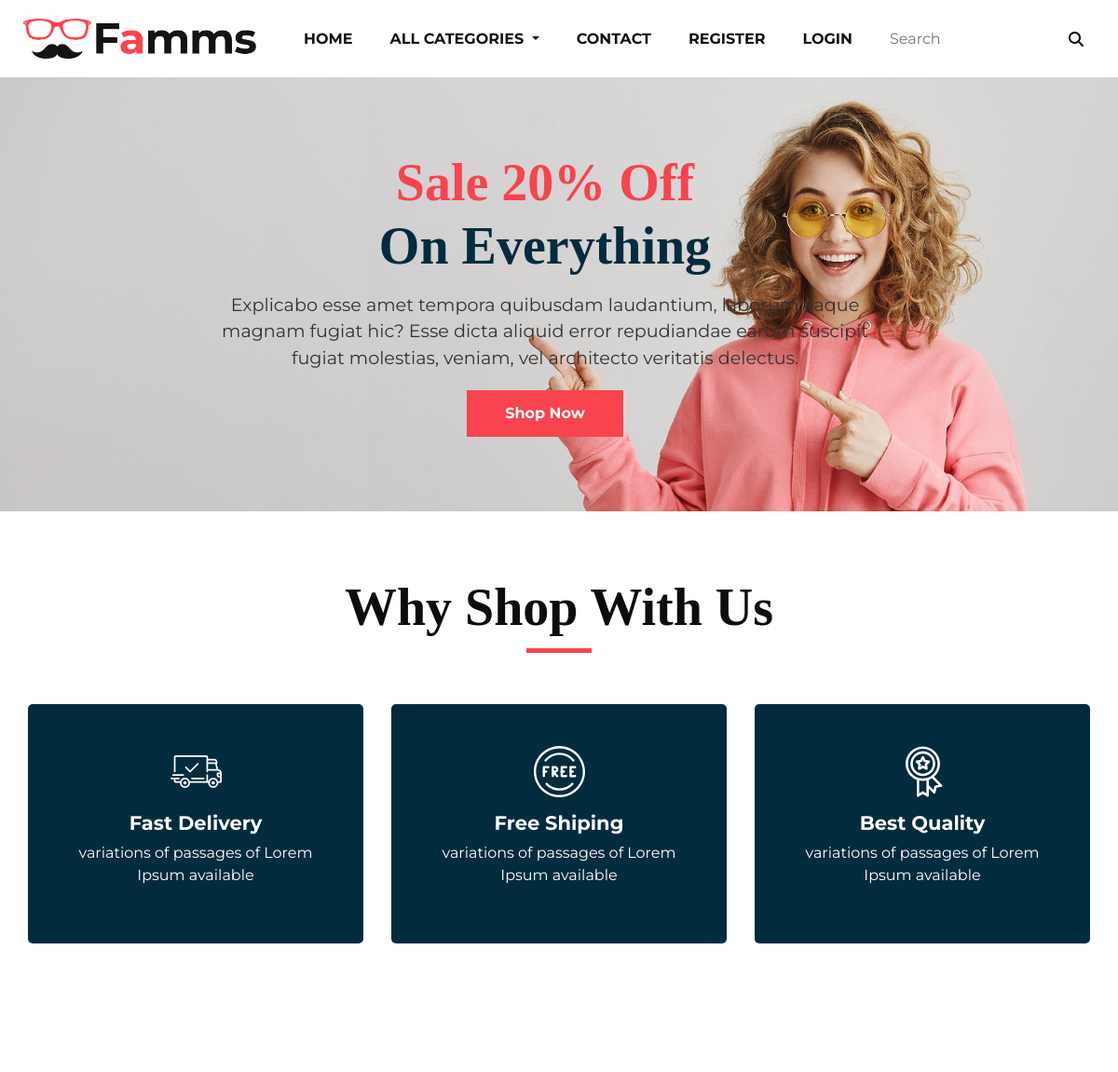
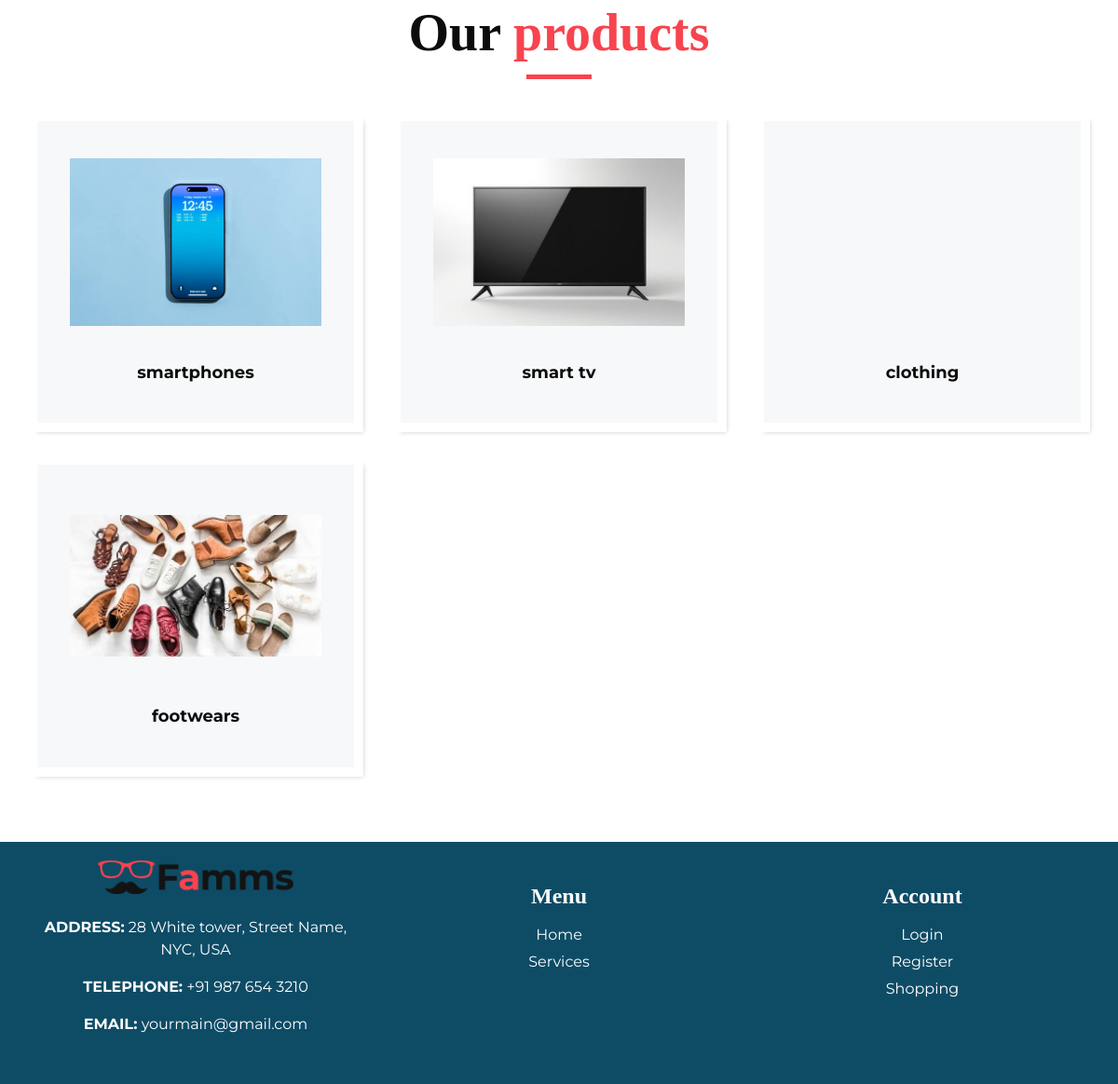
The page / on the database its author committed (2 pictures, top to bottom).
### shop/models.py (models this page shows, shortened)
class Category(models.Model):
    name=models.CharField(max_length=20)
    desc=models.TextField()
    image=models.ImageField(upload_to='media/image',blank=True,null=True)

### shop/views.py (the view)
# urls.py: 2. Add a URL to urlpatterns:  path('', Home.as_view(), name='home')
class Home(ListView):
    model=Category
    template_name='category.html'
    context_object_name='category'

### cart/context_processors.py (called while the page is built)
def count_items(request):
    u = request.user
    count = 0
    if request.user.is_authenticated:
        c = Cart.objects.filter(user=u)
        for i in c:
            count += i.quantity
    return {'count':count}

### shop/context_processors.py (called while the page is built)
def links(request):
    c=Category.objects.all()
    return {'links':c}

### templates/category.html (shortened to what this page needs)
<!DOCTYPE html>
{% extends 'base.html' %}
{% load static %}
{% block content %}
<section class="product_section layout_padding">
    <div class="container">
        <div class="heading_container heading_center">
            <h2>
                Our <span>products</span>
            </h2>
        </div>
        <div id="products_list" class="row">
            {% for i in category %}
            <div class="col-sm-6 col-md-4 col-lg-4">
                <div class="box">
                    <div class="img-box">
                        <img src="{{i.image.url}}" alt="">
                    </div>
                    <div class="detail-box">
                        <h5>
                            {{i.name}}
                        </h5>
                    </div>
                </div>
            </div>
            {% endfor %}
        </div>
    </div>
</section>
{% endblock %}

### static/css/style.css (style rules this page uses)
* { box-sizing: border-box; }
body { font-family: 'Montserrat', sans-serif; color: #0c0c0c; background-color: #ffffff; overflow-x: hidden; }
.layout_padding { padding: 70px 0; }
h1, h2 { font-family: 'Playfair Display', serif; }
.heading_container { display: -webkit-box; display: -ms-flexbox; display: flex; -webkit-box-orient: vertical; -webkit-box-direction: normal; -ms-flex-direction: column; flex-direction: column; -webkit-box-align: start; -ms-flex-align: start; align-items: flex-start; }
.heading_container h2 { position: relative; margin-bottom: 0; font-size: 3.5rem; font-weight: bold; }
.heading_container h2::after { content: ""; display: block; width: 70px; height: 5px; background: #f7444e; margin: 10px auto 10px; }
.heading_container h2 span { color: #f7444e; }
.heading_container.heading_center { -webkit-box-align: center; -ms-flex-align: center; align-items: center; text-align: center; }
.product_section .heading_container { margin-bottom: 0px; }
.product_section .box { position: relative; margin-top: 25px; padding: 35px 35px; background-color: #f7f8f9; -webkit-transition: all .3s; transition: all .3s; overflow: hidden; box-shadow: 5px 5px 5px -5px rgba(0,0,0,.2); border: solid #fff 10px; }
.product_section .box .img-box { display: -webkit-box; display: -ms-flexbox; display: flex; -webkit-box-pack: center; -ms-flex-pack: center; justify-content: center; -webkit-box-align: center; -ms-flex-align: center; align-items: center; height: 215px; width: 100%; }
.product_section .box .img-box img { max-width: 100%; max-height: 200px; margin-bottom: 25px; -webkit-transition: all .3s; transition: all .3s; }
.product_section .box .detail-box { text-align: center; display: -webkit-box; display: -ms-flexbox; display: flex; -webkit-box-pack: justify; -ms-flex-pack: justify; justify-content: center; }
.product_section .box .detail-box h5 { font-size: 18px; margin-top: 10px; }
.detail-box h5 { font-size: 21px; font-weight: 700; }
html { scroll-behavior: smooth; }

### static/css/responsive.css (style rules this page uses)
@media (min-width: 1200px) { .container { max-width: 1170px; } }

### rows shown on the page
Category: image (picture), name "smartphones"
Category: image (picture), name "smart tv"
Category: name "clothing"
Category: image (picture), name "footwears"
